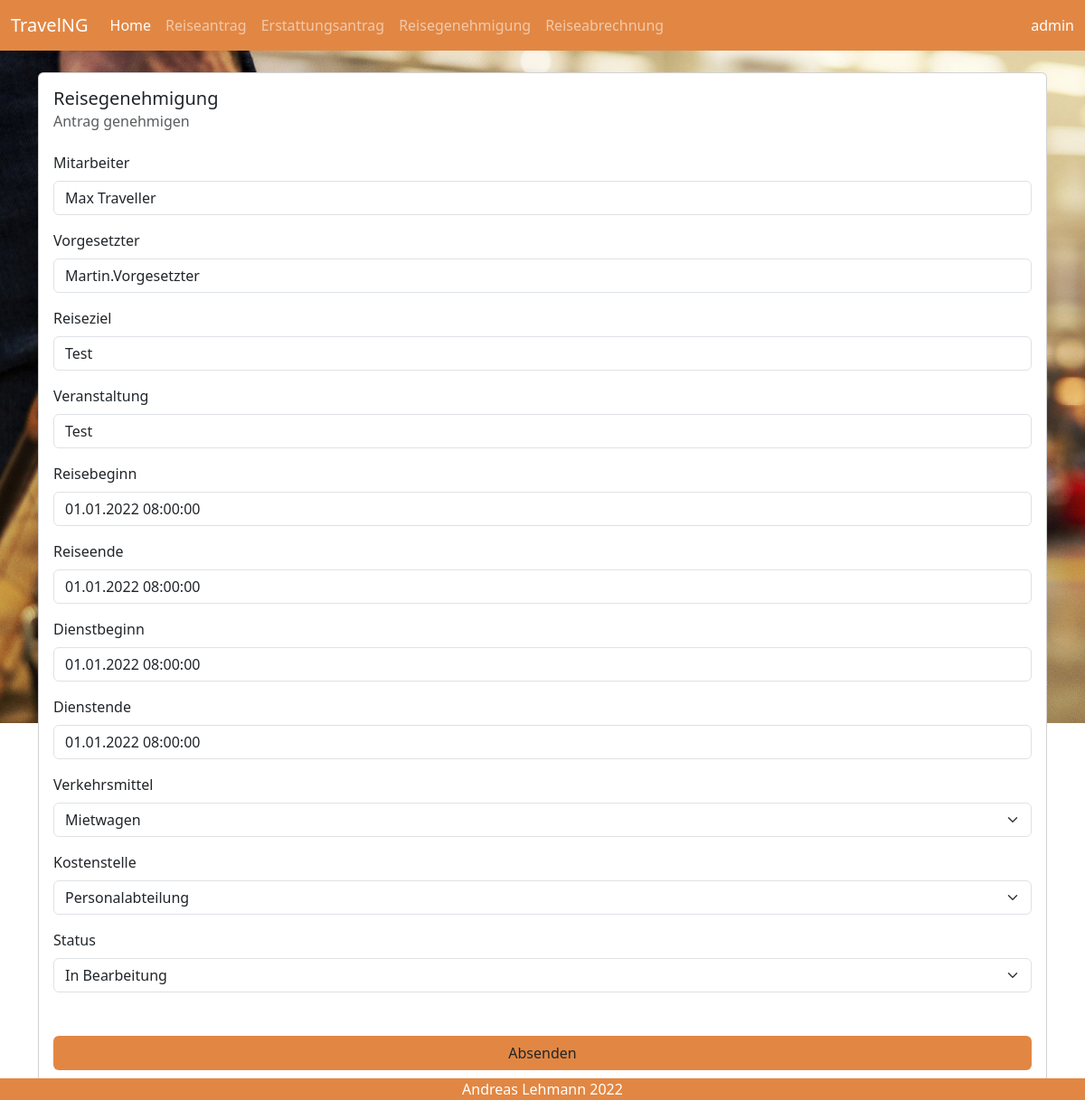
Screenshot of /Auth/Edit/48 (signed in) with the database file from the repository.
### travel/models.py (models this page shows, shortened)
class TravelRequest(models.Model):
    STATUS_CHOICES = [('In Bearbeitung', 'In Bearbeitung'),
                      ('Genehmigt', 'Genehmigt'),
                      ]
    username = models.CharField(max_length=50, null=True, blank=False)
    employee = models.CharField(max_length=50, null=True, blank=False)
    supervisor = models.CharField(max_length=50, null=True, blank=False)
    destination = models.CharField(max_length=50, blank=False)
    event = models.CharField(max_length=50, blank=False)
    journey_start = models.DateTimeField(default='01.01.2022 08:00', blank=False)
    journey_end = models.DateTimeField(default='01.01.2022 08:00', blank=False)
    event_start = models.DateTimeField(default='01.01.2022 08:00', blank=False)
    event_end = models.DateTimeField(default='01.01.2022 08:00', blank=False)
    transport = models.ForeignKey(Transport, on_delete=models.SET_NULL, null=True, blank=False)
    cost_center = models.ForeignKey(CostCenter, on_delete=models.SET_NULL, null=True, blank=False)
    status = models.CharField(default='In Bearbeitung', max_length=30, choices=STATUS_CHOICES)
    class Meta:
        permissions = [
            (
                'is_supervisor', 'can access auth page'
            )
        ]

### travel/views.py (the view)
# urls.py: re_path(r'^Auth/Edit/(?P<pk>[0-9]+)/?$', travel.views.travel_auth_details, name="editTravelAuth"),
@login_required
def travel_auth_details(request, pk=None):
    page_title = 'Reisegenehmigung'
    sub_title = 'Antrag genehmigen'
    if pk is None:
        travel_requests = TravelRequest.objects.all().order_by('journey_start')
        return render(request, 'travel/travelAuth.html',
                      {'page_title': page_title, 'sub_title': sub_title, 'travel_requests': travel_requests})
    tr = get_object_or_404(TravelRequest, pk=pk)
    if request.method == 'POST':
        form = AuthForm(request.POST, instance=tr)
        if form.is_valid():
            form.save()
            messages.success(request, 'Gespeichert')
            return HttpResponseRedirect(reverse('home'))
        else:
            messages.error(request, 'Bitte Fehler korrigieren')
    else:
        form = AuthForm(instance=tr)
    return render(request, 'travel/travelForm.html',
                  {'page_title': page_title, 'sub_title': sub_title, 'form': form})

### travel/models.py (called while the page is built)
    def __str__(self):
        return f'{self.department}'

    def __str__(self):
        return f'{self.vehicle}'

### templates/travel/travelForm.html (shortened to what this page needs)
{% extends 'travel/base.html' %}
{% load bootstrap5 bootstrap_icons %}
{% block content %}
    <div class="container">
        <div class="card" style="width: 100%;">
            <div class="card-body">
                <h5 class="card-title">{{ page_title }}</h5>
                <h6 class="card-subtitle mb-2 text-muted">{{ sub_title }}</h6>
                <form action="" enctype="multipart/form-data" method="post" class="form-horizontal mt-4">
                    {% bootstrap_form form layout='horizontal' %}
                    <div class="d-grid gap-2 mx-auto mt-5">
                        <button type="submit" class="btn" style="background-color: #e28743;">Absenden</button>
                    </div>
                </form>
            </div>
        </div>
    </div>
{% endblock %}

### templates/travel/base.html (shortened to what this page needs)
{% load bootstrap5 bootstrap_icons %}
{% bootstrap_css %}
{% load static %}
<link rel="stylesheet" href="{% static 'bootstrap_icons/css/bootstrap_icons.css' %}">
<!DOCTYPE html>
<html lang="en">
<head>
</head>
<body>
<div class="bg-image" style="background-image: url('{% static 'travel-g774051fb3_1920.jpg' %}');
        height: 100vh;
        background-size: cover;
        background-repeat: no-repeat;
        "
>
    {% block navigation %}
        <nav class="navbar navbar-expand-lg navbar-dark mb-4" style="background-color: #e28743;">
            <div class="container-fluid">
                <a class="navbar-brand" href="#">{% md_icon 'earth' %}TravelNG</a>
                <ul class="navbar-nav me-auto mb-2 mb-lg-0">
                    <li class="nav-item">
                        <a class="nav-link active" aria-current="page"
                           href="{% url 'home' %}">{% bs_icon 'house' %}Home</a>
                    </li>
                    <li class="nav-item">
                        <a class="nav-link"
                           href="{% url 'addTravelRequest' %}">{% bs_icon 'airplane' %}Reiseantrag</a>
                    </li>
                    <li class="nav-item">
                        <a class="nav-link"
                           href="{% url 'travelInvoice' %}">{% bs_icon 'bank' %}Erstattungsantrag</a>
                    </li>
                    {% if perms.travel.is_supervisor %}
                        <li class="nav-item">
                            <a class="nav-link"
                               href="{% url 'travelAuth' %}">{% bs_icon 'bag-check' %}Reisegenehmigung</a>
                        </li>
                    {% endif %}
                    {% if perms.travel.is_clerk %}
                        <li class="nav-item">
                            <a class="nav-link"
                               href="{% url 'travelInvoiceRefund' %}">{% bs_icon 'cash-coin' %}Reiseabrechnung</a>
                        </li>
                    {% endif %}
                </ul>
                <a class="nav-link text-white" href="{% url 'logout' %}">{% bs_icon 'person' %}{{ user.username }}</a>
            </div>
        </nav>
    {% endblock %}
    {% block content %}{% endblock %}
</div>
</body>
{% block footer %}
    <div class="text-center text-white fixed-bottom" style="background-color: #e28743;">{% bs_icon 'c-circle' %}Andreas
        Lehmann 2022
    </div>
{% endblock %}
</html>

### rows the page displays
TravelRequest: employee "Max Traveller", supervisor "Martin.Vorgesetzter", destination "Test", event "Test", journey_start "01.01.2022 08:00:00", journey_end "01.01.2022 08:00:00", event_start "01.01.2022 08:00:00", event_end "01.01.2022 08:00:00", transport "Mietwagen", cost_center "Personalabteilung", status "In Bearbeitung"

### other values shown
{{ user.username }} "admin"
{{ page_title }} "Reisegenehmigung"
{{ sub_title }} "Antrag genehmigen"
